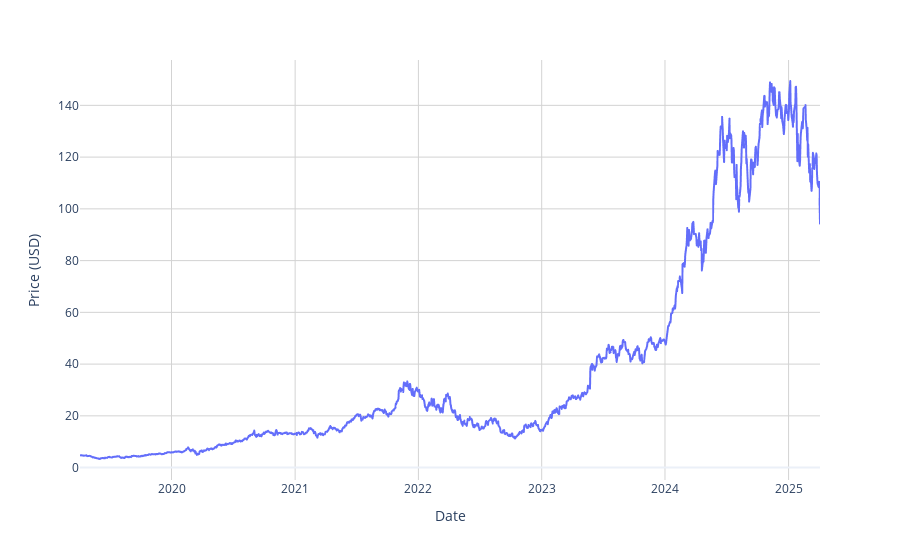

Source (notebook cell):
### Code cell
import plotly.express as px

# Create a simple plotly figure
fig = px.line(
    x=stock_data.index, 
    y=stock_data['Close'].values.flatten(),
)

# Add some styling
fig.update_layout(
    template='plotly_white',
    xaxis=dict(
        title='Date',
        gridcolor='lightgray',
        showgrid=True
    ),
    yaxis=dict(
        title='Price (USD)',
        gridcolor='lightgray',
        showgrid=True
    ),
    hovermode='x unified'
)

fig.show()

### Figure 1 — Plotly figure (JSON) as saved in the notebook; plotly's stock layout.template omitted (floating-point values rounded to 4 significant figures; data arrays with more than 128 entries replaced by an {"elided": "..."} marker saying what was removed)
{"data": [{"hovertemplate": "x=%{x}<br>y=%{y}<extra></extra>", "legendgroup": "", "line": {"color": "#636efa", "dash": "solid"}, "marker": {"symbol": "circle"}, "mode": "lines", "name": "", "showlegend": false, "type": "scattergl", "x": {"elided": "1509 str values"}, "xaxis": "x", "y": {"elided": "1509 float values"}, "yaxis": "y"}], "layout": {"hovermode": "x unified", "legend": {"tracegroupgap": 0}, "margin": {"t": 60}, "xaxis": {"anchor": "y", "domain": [0, 1], "gridcolor": "lightgray", "showgrid": true, "title": {"text": "Date"}}, "yaxis": {"anchor": "x", "domain": [0, 1], "gridcolor": "lightgray", "showgrid": true, "title": {"text": "Price (USD)"}}}}
